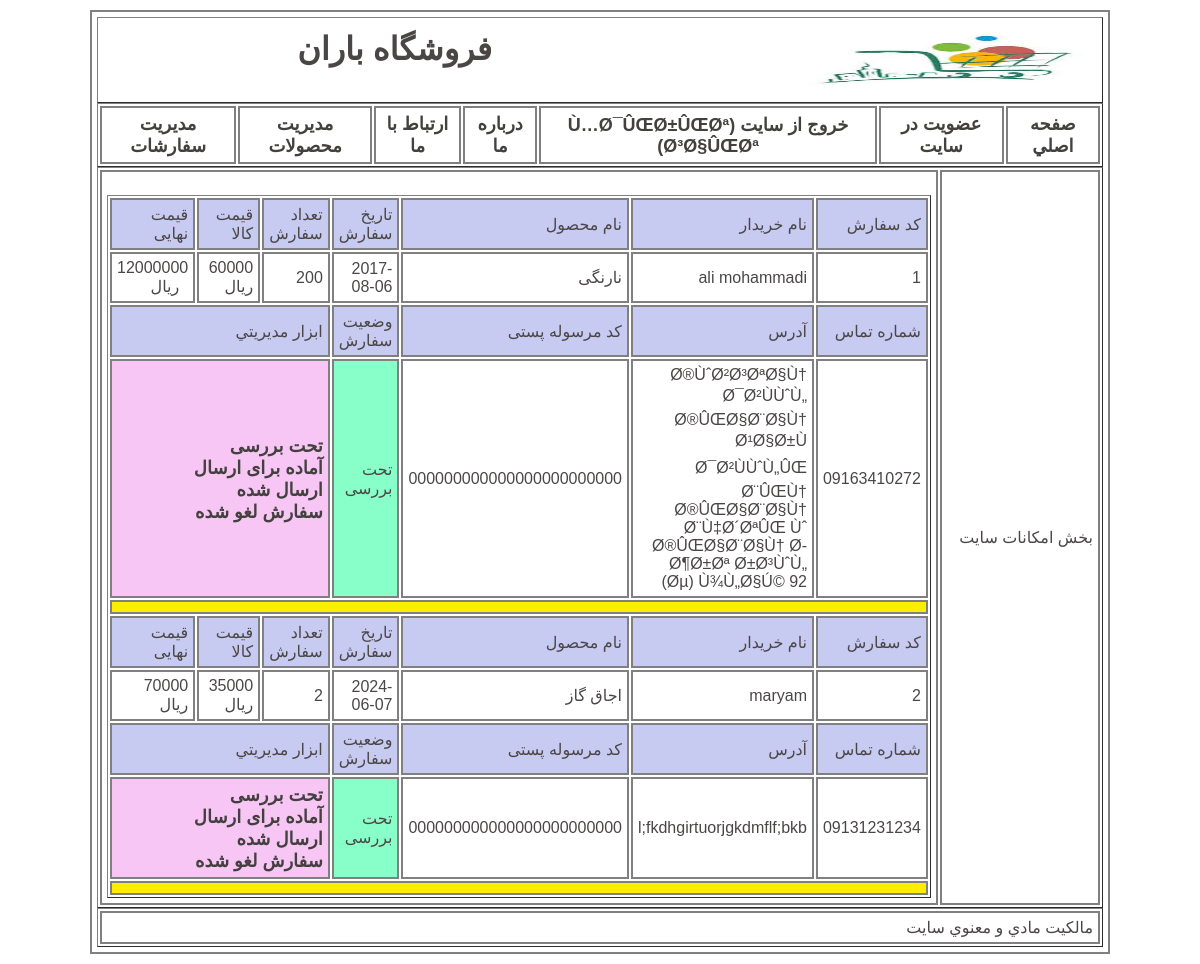
/admin_manage_order.php (signed in), run on the app's committed database.
### tables this page shows
CREATE TABLE `orders` (
  `id` int(10) NOT NULL,
  `username` varchar(30) NOT NULL,
  `orderdate` date NOT NULL,
  `pro_code` int(10) NOT NULL,
  `pro_qty` int(10) NOT NULL,
  `pro_price` float NOT NULL,
  `mobile` varchar(11) NOT NULL,
  `address` varchar(400) NOT NULL,
  `trackcode` varchar(24) NOT NULL,
  `state` int(1) NOT NULL
);

CREATE TABLE `users` (
  `realname` varchar(80) NOT NULL,
  `username` varchar(30) NOT NULL,
  `password` varchar(20) NOT NULL,
  `email` varchar(60) NOT NULL,
  `type` tinyint(1) NOT NULL
);

CREATE TABLE `products` (
  `pro_code` int(10) NOT NULL,
  `pro_name` varchar(200) NOT NULL,
  `pro_qty` int(10) NOT NULL,
  `pro_price` float NOT NULL,
  `pro_image` varchar(80) NOT NULL,
  `pro_detail` text NOT NULL
);

### admin_manage_order.php (the view, shortened to what this page needs)
<?php
include ("includes/header.php");
?>
<?php
$link = mysqli_connect("localhost", "root", "", "shop_db");
?>
  <br />
<?php
$query = "SELECT * FROM orders";
$result = mysqli_query($link, $query);
?>
<table border="1px" style="width: 100%;" >
<?php
while ($row = mysqli_fetch_array($result)) {
?>
<tr  bgcolor="#C7CAF1">
	<td>كد سفارش</td>
	<td>نام خریدار</td>
	<td>نام محصول</td>
	<td>تاریخ سفارش</td>
	<td>تعداد سفارش</td>
	<td>قيمت كالا</td>
	<td>قیمت نهایی</td>
</tr>
<tr>
	<td><?php echo ($row['id']) ?></td>
	<td>
       <?php
	       $query = "SELECT * FROM users  WHERE username='{$row['username']}'";
           $result2 = mysqli_query($link, $query);
           $row_user = mysqli_fetch_array($result2);
	      echo ($row_user['realname'])
		?>
	</td>
	<td>
        <?php
	       $query = "SELECT * FROM products WHERE pro_code='{$row['pro_code']}'";
           $result2 = mysqli_query($link, $query);
           $row_product = mysqli_fetch_array($result2);
	      echo ($row_product['pro_name'])
		?>
	</td>
	<td><?php echo ($row['orderdate']) ?></td>
	<td><?php echo ($row['pro_qty']) ?></td>
	<td><?php echo ($row['pro_price']) ?>&nbsp; ريال</td>
	<td>
	   <?php
			  echo ($row['pro_qty']*$row['pro_price']);
		?>
		&nbsp; ريال</td>
</tr>
<tr bgcolor="#C7CAF1">
	<td>شماره تماس</td>
	<td>آدرس</td>
	<td>کد مرسوله پستی</td>
	<td>وضعیت سفارش</td>
	<td  colspan="3">ابزار مديريتي</td>
</tr>
<tr>
	<td><?php echo ($row['mobile']) ?></td>
    <td><?php echo ($row['address']) ?></td>
    <td><?php echo ($row['trackcode']) ?></td>
    <td bgcolor="#88FFC9">
    <?php
	switch ($row['state']) {
		case 0: echo("تحت بررسی");
			break;
	}
   ?>
  	</td>
  	<td colspan="3"  bgcolor="#F7C6F5">
     <b><a href="action_admin_manage_order.php?id=<?php echo ($row['id']) ?>&action=BARASI" style="text-decoration: none;">تحت بررسی</a></b>
     <b><a href="action_admin_manage_order.php?id=<?php echo ($row['id']) ?>&action=AMADEHERSAL" style="text-decoration: none;">آماده برای ارسال</a></b>
    <b><a href="action_admin_manage_order.php?id=<?php echo ($row['id']) ?>&action=ERSALSHODEH" style="text-decoration: none;">ارسال شده</a></b>
     <b><a href="action_admin_manage_order.php?id=<?php echo ($row['id']) ?>&action=LAGHV" style="text-decoration: none;">سفارش لغو شده</a></b>
	</td>
</tr>
<tr bgcolor="#FFED00" style="height: 10px;">
	<td colspan="7"></td>
</tr>
<?php
}
?>
</table>
<?php
include ("includes/footer.php");
?>

### style.css (style rules this page uses)
td { padding: 5px; color: rgb(75, 70, 70); border:solid grey 2px !important; font-family: Impact, Haettenschweiler, 'Arial Narrow Bold', sans-serif !important; margin-right: 5px; }
* { font-family:sans-serif !important; }
a { color: rgb(66, 65, 62); font-size: large; }

### data on the page
orders: id "1", users.realname "ali mohammadi", products.pro_name "نارنگی", orderdate "2017-08-06", pro_qty "200", pro_price "60000", $row['pro_qty']*$row['pro_price'] "12000000", mobile "09163410272", address "Ø®ÙˆØ²Ø³ØªØ§Ù† Ø¯Ø²ÙÙˆÙ„ Ø®ÛŒØ§Ø¨Ø§Ù† Ø¹Ø§Ø±Ù Ø¯Ø²ÙÙˆÙ„ÛŒ Ø¨ÛŒÙ† Ø®ÛŒØ§Ø¨Ø§Ù† Ø¨Ù‡Ø´ØªÛŒ Ùˆ Ø®ÛŒØ§Ø¨Ø§Ù† Ø­Ø¶Ø±Øª Ø±Ø³ÙˆÙ„ (Øµ) Ù¾Ù„Ø§Ú© 92", trackcode "000000000000000000000000", state "تحت بررسی"
orders: id "2", users.realname "maryam", products.pro_name "اجاق گاز", orderdate "2024-06-07", pro_qty "2", pro_price "35000", mobile "09131231234", address "l;fkdhgirtuorjgkdmflf;bkb", trackcode "000000000000000000000000", state "تحت بررسی"

### other printed values
$_SESSION["realname"] "Ù…Ø¯ÛŒØ±ÛŒØª Ø³Ø§ÛŒØª"
